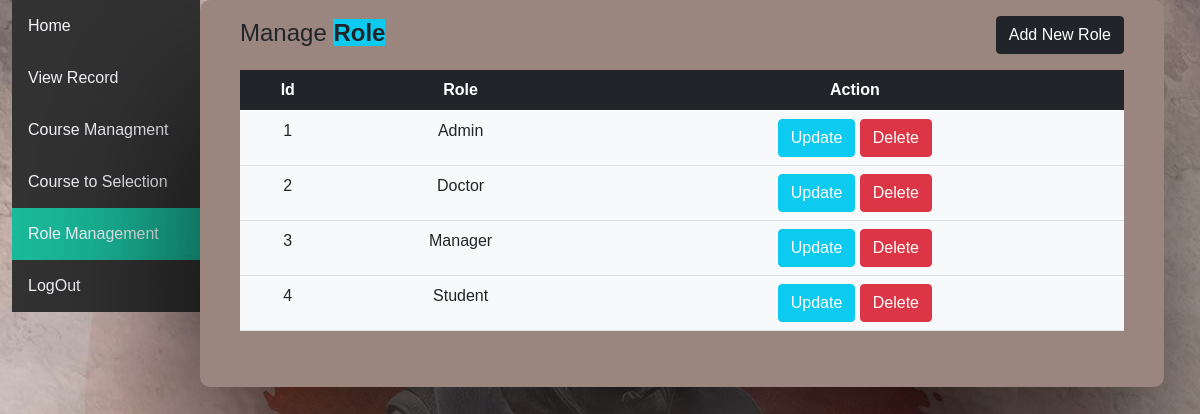
The page /roleManagement.php (signed in) on the database its author committed.
### tables this page shows
CREATE TABLE `group` (
  `id` int(11) NOT NULL,
  `Role` varchar(100) NOT NULL
);

### Class/Database.php (called while the page is built, shortened)
<?php
class Database {
    private $serverName = "localhost";
    private $userName = "root";
    private $password = "";
    private $database = "php_oop";
    function __construct() {
        $this->conn = new mysqli($this->serverName, $this->userName, $this->password, $this->database);
    }
}

### Class/RoleManagment.php (called while the page is built, shortened)
<?php
include_once 'Database.php';
class RoleManagment extends Database {
    public function display(){
        $sql = "SELECT * FROM `group`";
        $result = $this->conn->query($sql);
        $data = array();
        if ($result->num_rows > 0) {
            while ($row = $result->fetch_assoc()) {
                $data[] = $row;
            }
            return $data;
        } else {
            return $data;
        }
    }
}

### displayRole.php (the view, shortened to what this page needs)
<?php
include_once 'Class/RoleManagment.php';
$roleMange = new RoleManagment();
?>
<div class="reg-box" style="width: auto;">
    <div class="d-flex justify-content-between">
        <div class="d-flex align-items-center text-center">
            <div>
                <h4 class="text-dark">
                    Manage <span class="bg-info">
                        <b>Role</b>
                    </span>
                </h4>
            </div>
        </div>
        <div>
            <h2 class="py-2">
                <a href="addRole.php" class="btn btn-dark">Add New Role</a>
            </h2>
        </div>
    </div>
    <table class="table table-hover my-table" >
        <thead class="table-dark">
            <tr>
                <th>Id</th>
                <th>Role</th>
                <th>Action</th>
            </tr>
        </thead>
        <tbody class="bg-light">
            <?php
            $data = $roleMange->display();
            $count = 0;
            foreach ($data as $row) {
                $count = $count + 1;
                $role = $row['Role'];
                ?>
                <tr>
                    <td><?php echo $count; ?></td>
                    <td><?php echo $role; ?></td>
                    <td>
                        <a class="btn btn-info text-white"
                           href="updateRole.php?editRole=<?php echo $row['id'] ?>"
                           >
                            Update
                        </a>
                        <a
                            class="btn btn-danger text-white"
                            href="roleManagement.php?deleteRole=<?php echo $row['id']?>"
                            onclick="confirm('Are you sure want to delete this record')">
                            Delete
                        </a>
                    </td>
                </tr>
                <?php
            }
            ?>
        </tbody>
    </table>
</div>

### assets/css/style.css (style rules this page uses)
body { margin: 0; padding: 0; font-family: sans-serif; background: url("../img/bg.jpg") no-repeat center center fixed; color: white; }
.reg-box { background: #9a867f; width: 400px; padding: 5px 40px 40px; text-align: center; border-radius: 10px; -webkit-box-shadow: -7px 10px 115px 16px rgba(0, 0, 0, 0.85); -moz-box-shadow: -7px 10px 115px 16px rgba(0, 0, 0, 0.85); box-shadow: -1px 100px 190px 1px rgba(0, 0, 0, 0.85); }

### rows shown on the page
group: Role "Admin"
group: Role "Doctor"
group: Role "Manager"
group: Role "Student"
